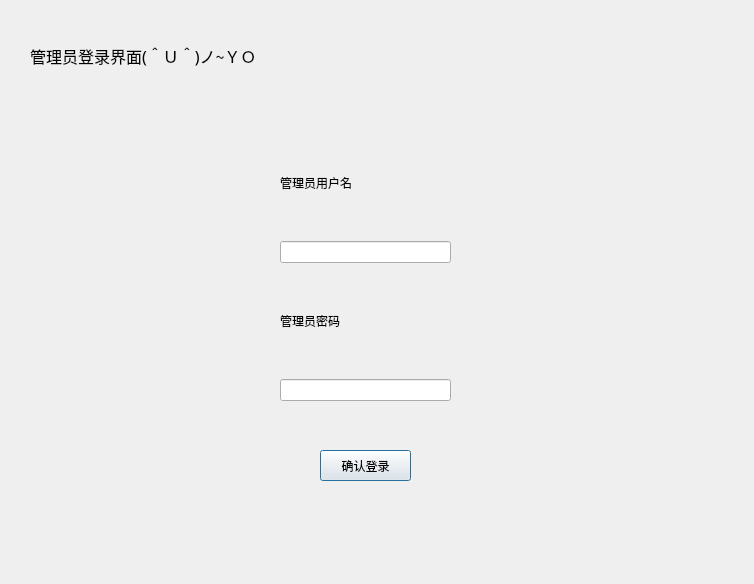
<?xml version="1.0" encoding="UTF-8"?>
<ui version="4.0">
 <class>dialog_manager</class>
 <widget class="QDialog" name="dialog_manager">
  <property name="geometry">
   <rect>
    <x>0</x>
    <y>0</y>
    <width>754</width>
    <height>584</height>
   </rect>
  </property>
  <property name="windowTitle">
   <string>Dialog</string>
  </property>
  <widget class="QLabel" name="label">
   <property name="geometry">
    <rect>
     <x>30</x>
     <y>30</y>
     <width>241</width>
     <height>51</height>
    </rect>
   </property>
   <property name="font">
    <font>
     <family>迷你简剪纸</family>
     <pointsize>12</pointsize>
    </font>
   </property>
   <property name="text">
    <string>管理员登录界面(＾Ｕ＾)ノ~ＹＯ</string>
   </property>
  </widget>
  <widget class="QWidget" name="verticalLayoutWidget">
   <property name="geometry">
    <rect>
     <x>280</x>
     <y>130</y>
     <width>171</width>
     <height>271</height>
    </rect>
   </property>
   <layout class="QVBoxLayout" name="verticalLayout">
    <item>
     <widget class="QLabel" name="label_2">
      <property name="text">
       <string>管理员用户名</string>
      </property>
     </widget>
    </item>
    <item>
     <widget class="QLineEdit" name="manager_name"/>
    </item>
    <item>
     <widget class="QLabel" name="label_3">
      <property name="text">
       <string>管理员密码</string>
      </property>
     </widget>
    </item>
    <item>
     <widget class="QLineEdit" name="manager_password"/>
    </item>
   </layout>
  </widget>
  <widget class="QPushButton" name="pushButton">
   <property name="geometry">
    <rect>
     <x>320</x>
     <y>450</y>
     <width>91</width>
     <height>31</height>
    </rect>
   </property>
   <property name="text">
    <string>确认登录</string>
   </property>
  </widget>
 </widget>
 <resources/>
 <connections/>
</ui>
